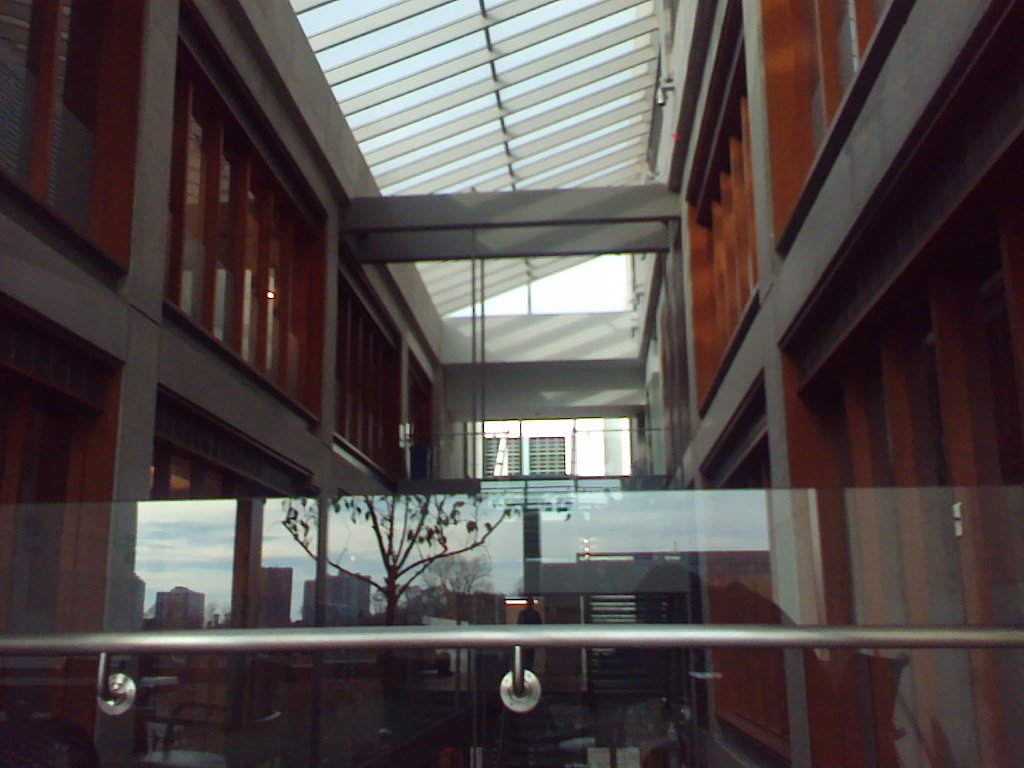
%> input picture Original Images/hw4_1.jpg, 1024 x 768 px
$ octave EECS395_hw4.m   (GNU Octave 9; MATLAB toolbox functions it lacks are replaced by stand-ins)
%> lines starting %> are read from the running program, lines starting %| are printed output that depends on the picture

% HW-4: High Dynamic Range Imaging and Tone-mapping
% EECS 395
%
% Akshat Thirani
%
% 3rd November, 2014

% Part 2: Camera response curves

% We need to model the brightness Z(i,j) = E(i) * B(j)

%           inverse of camera response curve: g(Z(i,j) = ln(E(i)) + ln(B(j))

% [g,lE] = gsolve(Z,B,l) where

%  Z(i,j) is the pixel values of pixel location number i in image j
%  B(j)   is the log delta t, or log shutter speed, for image j
%  l      is lamdba, the constant that determines the amount of smoothness


eB = [1/385 1/189 1/94 1/47];
B = zeros(4,1);

for i=1:4
    B(i) = log(eB(i));
    % B = log shutter speed
end

% Read the files

    folder = '/Users/Akshat/Desktop/EECS 395/HWs/HW-4/ImageStream/ImageSet2/';

    i1 = 'hw4_1.jpg';
    i2 = 'hw4_2.jpg';
    i3 = 'hw4_3.jpg';
    i4 = 'hw4_4.jpg';

    rows = 768;
    cols = 1024;    % Not sure

    ji1 = imread([folder i1]);
%> ji1 is the input picture: size 768x1024x3 uint8; mean R, G, B 81.1, 72.4, 71.9
    ji2 = imread([folder i2]);
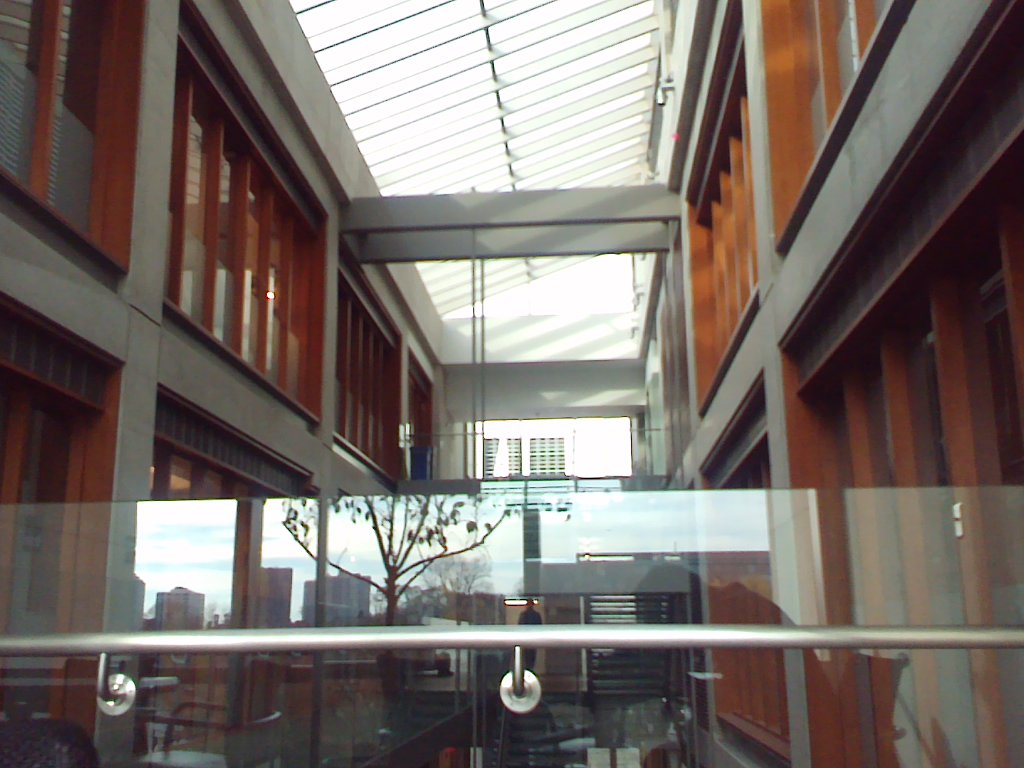
%> input picture Original Images/hw4_2.jpg, 1024 x 768 px
%> ji2 is the input picture: size 768x1024x3 uint8; mean R, G, B 117, 107.1, 102.3
    ji3 = imread([folder i3]);
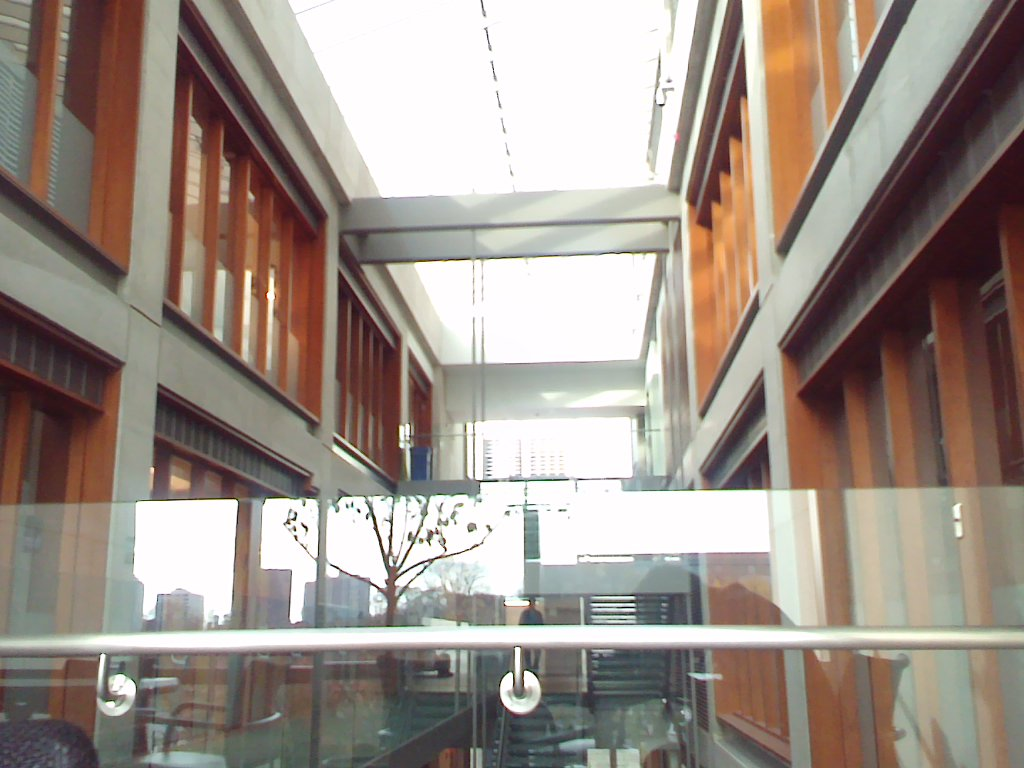
%> input picture Original Images/hw4_3.jpg, 1024 x 768 px
%> ji3 is the input picture: size 768x1024x3 uint8; mean R, G, B 156.3, 144.6, 136.1
    ji4 = imread([folder i4]);
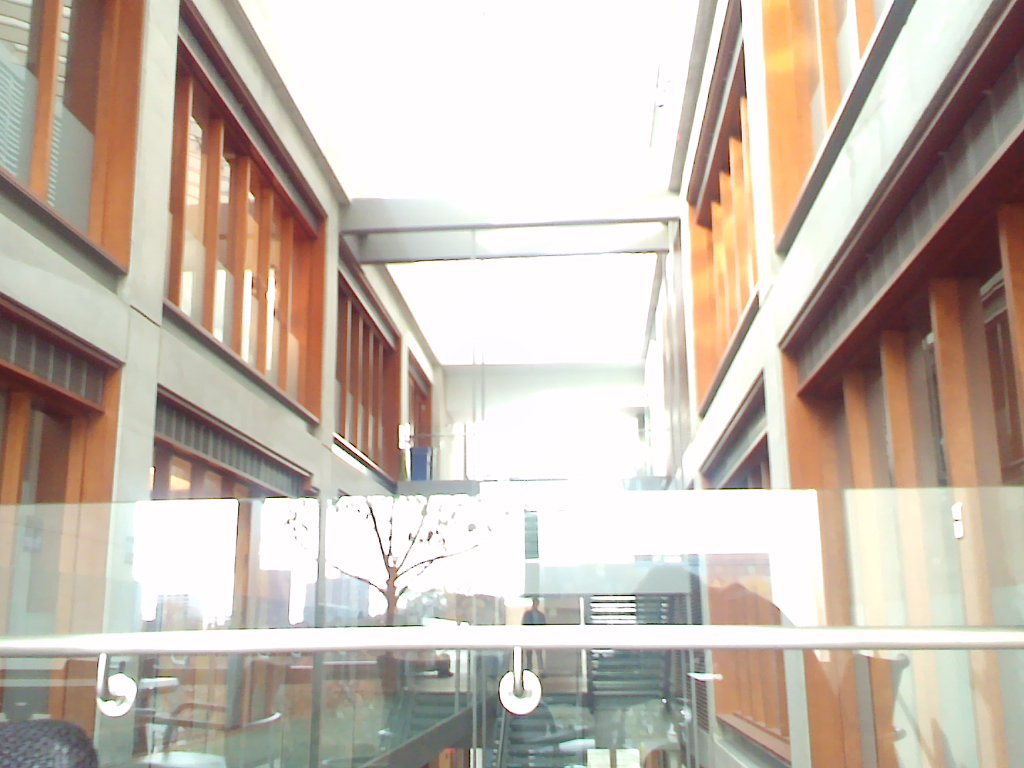
%> input picture Original Images/hw4_4.jpg, 1024 x 768 px
%> ji4 is the input picture: size 768x1024x3 uint8; mean R, G, B 196.9, 184.7, 173.7

    I = cat(4,cat(4,cat(4,cat(4,ji1,ji2),ji3),ji4));


    for i = 1:size(I,4)
        tR = (I(:,:,1,i));
        zr1(:,i) = reshape(tR(randsample(length(tR(:)),1000)), 1000,1);

        tG = (I(:,:,2,i));
        zg1(:,i) = reshape(tG(randsample(length(tG(:)),1000)),1000,1);

        tB = (I(:,:,3,i));
        zb1(:,i) = reshape(tB(randsample(length(tB(:)),1000)),1000,1);
    end
%> this loop made 4 passes
%> pass 1, `tG = (I(:,:,2,i));`:
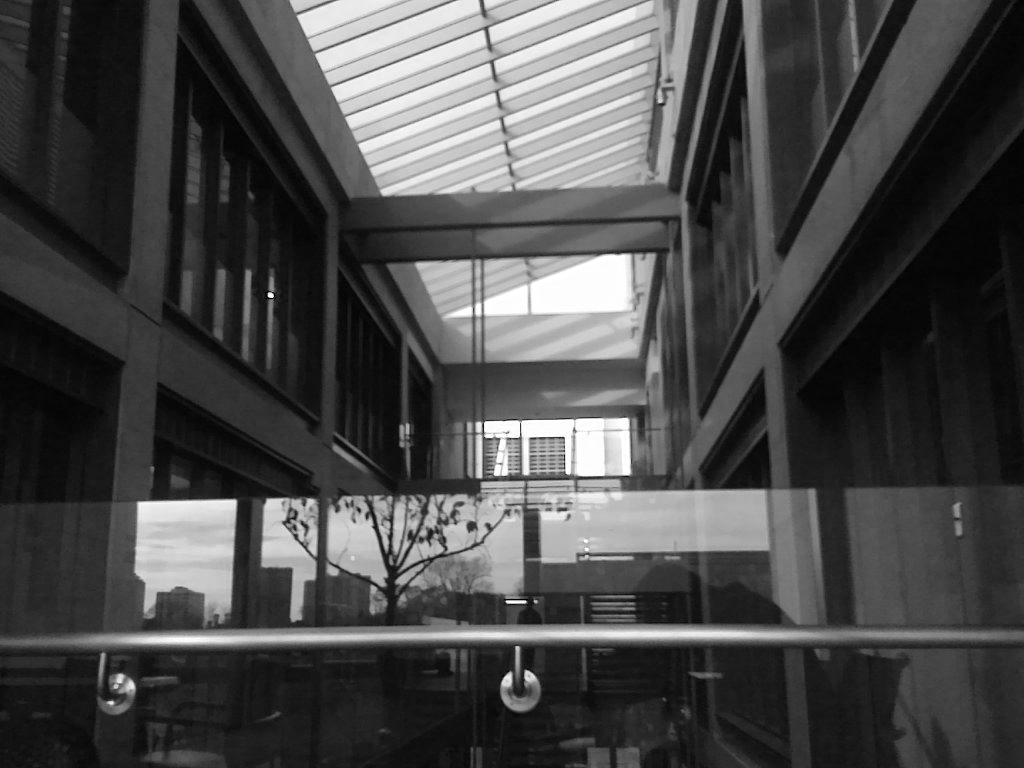
%> tG: size 768x1024 uint8; min 0, max 255, mean 72.4
%> pass 2, `tR = (I(:,:,1,i));`:
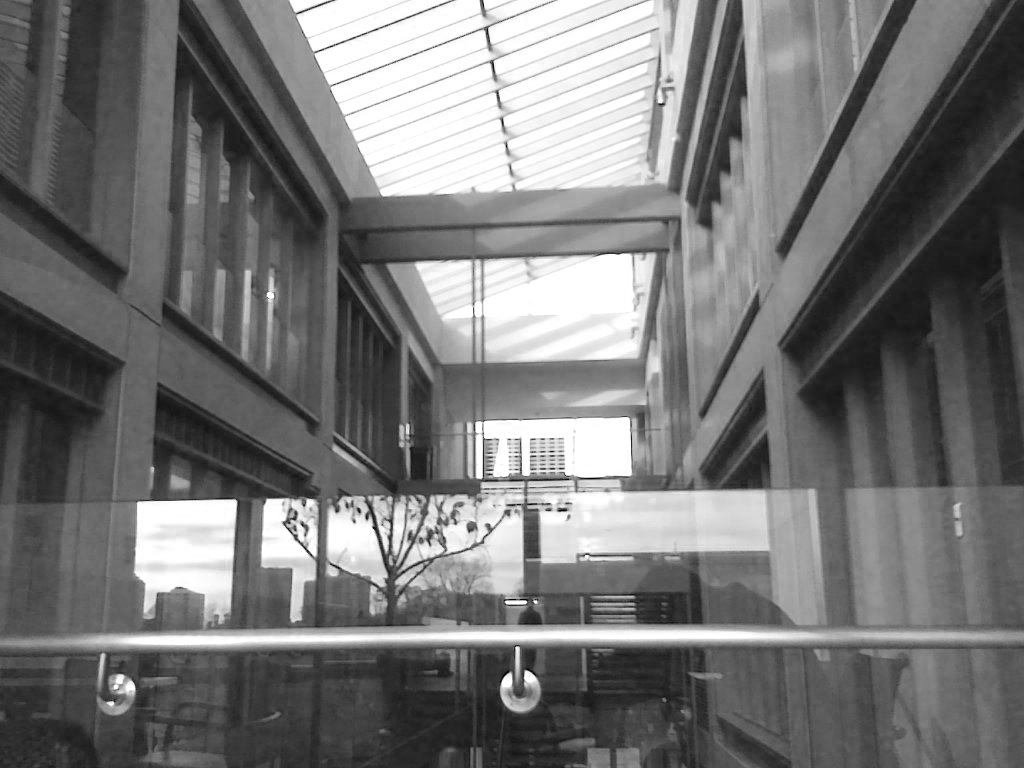
%> tR: size 768x1024 uint8; min 0, max 255, mean 117
%> after the loop, zb1 = 1000 rows, first 8: [23 17 116 126; 51 118 35 253; 21 25 255 89; 32 77 128 178; 17 62 239 163; 29 86 253 118; 190 58 187 168; 114 80 95 135]; zg1 = 1000 rows, first 8: [11 27 137 133; 41 250 140 240; 43 33 203 253; 95 255 157 74; 67 31 209 144; 239 66 94 82; 204 84 119 127; 32 142 22 211]; zr1 = 1000 rows, first 8: [103 108 243 255; 97 129 127 74; 154 255 51 255; 64 94 58 149; 178 48 241 255; 129 67 255 116; 65 94 203 253; 58 135 181 204]

    g = zeros(1000,1);
    lE = zeros(1000,1);

    %%

    l = 5;

%> (the run ends here)
